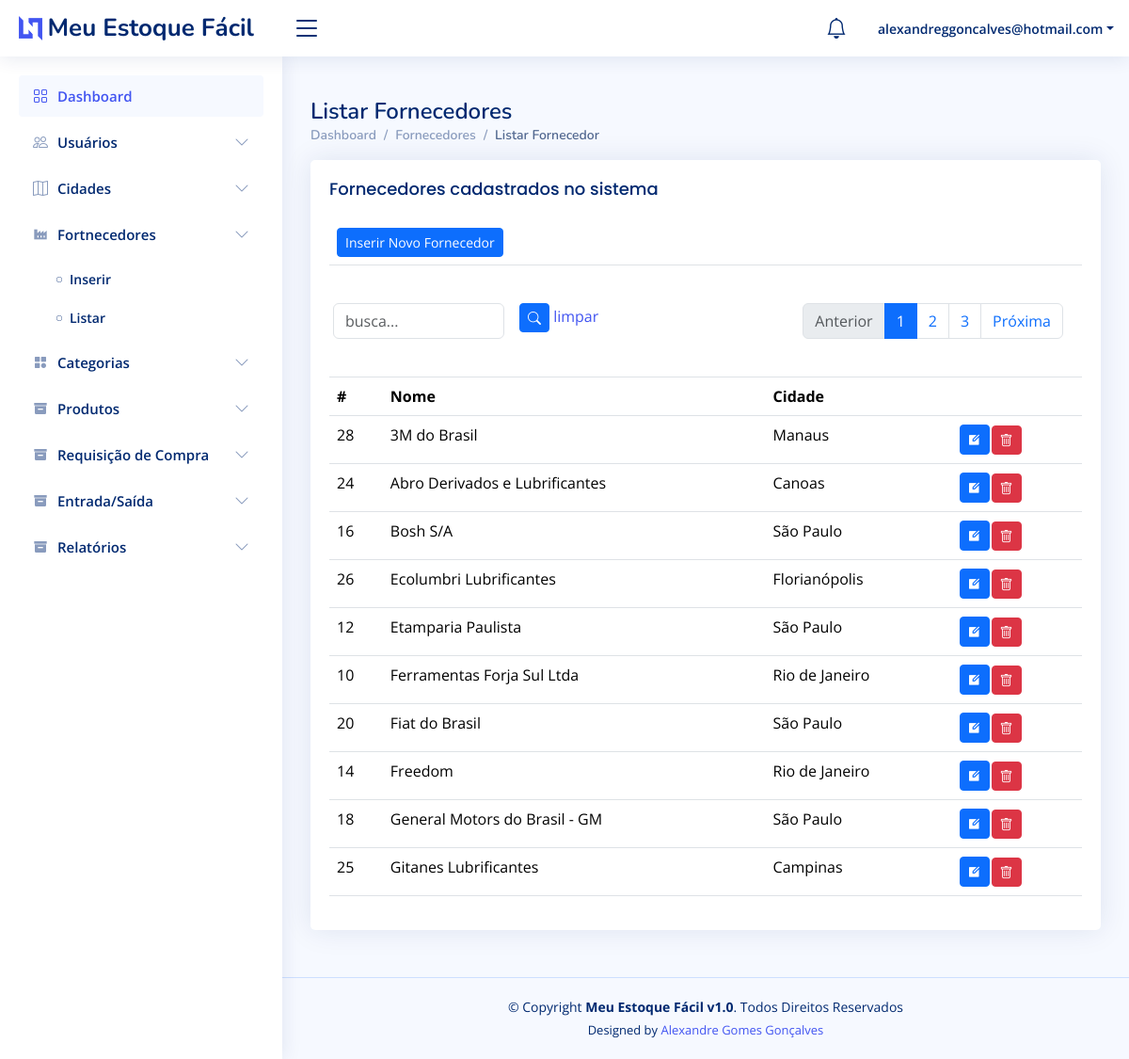
Screenshot of /fornecedor/listarFornecedores/ (signed in) with the database file from the repository.
### authuser/models.py (models this page shows, shortened)
class User(AbstractBaseUser, PermissionsMixin):
    email = models.EmailField(blank=True, default='', unique=True)
    name  = models.CharField(max_length=255, blank=True, default='')
    is_active       = models.BooleanField(default=True)
    is_superuser    = models.BooleanField(default=True)
    is_staff        = models.BooleanField(default=True)
    date_joined = models.DateTimeField(default=timezone.now)
    last_login  = models.DateTimeField(blank=True, null=True)
    objects = CustomUserManager()
    USERNAME_FIELD  = 'email'
    EMAIL_FIELD     = 'email'
    REQUIRED_FIELDS = []
    class Meta:
        verbose_name        = 'User'
        verbose_name_plural = 'Users'

### fornecedor/models.py (models this page shows, shortened)
class Fornecedor(models.Model):
    idFornecedor    = models.AutoField(primary_key=True)
    nomeFornecedor  = models.CharField(max_length=255)
    idCidade        = models.ForeignKey(Cidade, blank=True, null=True, on_delete=models.CASCADE)
    created_at      = models.DateTimeField(auto_now_add=True)
    updated_at      = models.DateTimeField(auto_now=True)
    class Meta:
        ordering = ['-nomeFornecedor']

### cidade/models.py (models this page shows, shortened)
class Cidade(models.Model):
    idCidade        = models.AutoField(primary_key=True)
    nomeCidade      = models.CharField(max_length=255)
    estado          = models.CharField(max_length=2)
    created_at      = models.DateTimeField(auto_now_add=True)
    updated_at      = models.DateTimeField(auto_now=True)
    class Meta:
        ordering = ['-nomeCidade']
    def __str__(self):
        return self.nomeCidade

### fornecedor/views.py (the view)
# urls.py: path('listarFornecedores/', views.listarFornecedores, name='listarFornecedores'),
@login_required(login_url='/sistema/login/')
def listarFornecedores(request):
    if request.method == 'POST':
        Fornecedor.objects.filter(idFornecedor=request.POST.get('idFornecedor')).delete()
        return redirect('listarFornecedores')
    busca = request.GET.get('busca')
    if busca:
        fornecedores = Fornecedor.objects.filter(nomeFornecedor__icontains=busca).order_by('nomeFornecedor')
    else:
        fornecedores = Fornecedor.objects.all().order_by('nomeFornecedor')
    fornecedor_paginator = Paginator(fornecedores, 10)
    page_num = request.GET.get('page')
    page = fornecedor_paginator.get_page(page_num)
    return render(request, 'listarFornecedores.html', { 'page': page })

### fornecedor/templates/listarFornecedores.html (shortened to what this page needs)
{% extends 'base.html' %}
{% load static %}
{% block navbar %}
    {% include 'sidebar.html' %}
{% endblock %}
{% block content %}
    {% block header %}
        {% include 'header.html' %}
    {% endblock %}
    <main id="main" class="main">
        <div class="pagetitle">
            <h1>Listar Fornecedores</h1>
            <nav>
                <ol class="breadcrumb">
                    <li class="breadcrumb-item"><a href="/dashboard/">Dashboard</a></li>
                    <li class="breadcrumb-item">Fornecedores</li>
                    <li class="breadcrumb-item active">Listar Fornecedor</li>
                </ol>
            </nav>
        </div>
        <section class="section">
            <div class="row">
                <div class="col-lg-12">
                    <div class="card">
                        <div class="card-body">
                            <h5 class="card-title">Fornecedores cadastrados no sistema</h5>
                            <table class="table table-hover">
                                <thead>
                                    <tr>
                                        <td colspan="4">
                                            <a href="/fornecedor/inserirFornecedor">
                                                <button class="btn btn-sm btn-primary">Inserir Novo Fornecedor</button>
                                            </a>
                                        </td>
                                    </tr>
                                    <tr>
                                        <td colspan="4">
                                            <div class="row mb-3">
                                                <form class="row g-3">
                                                    <form action="" method="GET">
                                                        <div class="col-md-3">
                                                            <input type="text" class="form-control" id="busca" name="busca" value="{{request.GET.busca}}" placeholder="busca...">
                                                        </div>
                                                        <div class="col-md-3">
                                                            <button type="submit" class="btn btn-sm btn-primary"><i class="bi bi-search"></i></button>
                                                            <a href="/fornecedor/listarFornecedores">limpar</a>
                                                        </div>
                                                        <div class="col-md-6">
                                                            <div class="page-links">
                                                                <nav aria-label="...">
                                                                    <ul class="pagination justify-content-end">
                                                                    {% if page.has_previous %}
                                                                        <li class="page-item">
                                                                            <a class="page-link" href="/fornecedor/listarFornecedores/?page={{page.previous_page_number}}&busca={{request.GET.busca}}" tabindex="-1">Anterior</a>
                                                                        </li>
                                                                    {% else %}
                                                                        <li class="page-item disabled">
                                                                            <a class="page-link" href="#" tabindex="-1" aria-disabled="true">Anterior</a>
                                                                        </li>
                                                                    {% endif %}
                                                                    {% for pageNum in page.paginator.page_range %}
                                                                        {% if page.number == pageNum %}
                                                                            <li class="page-item active"><a class="page-link" href="#">{{pageNum}}</a></li>
                                                                        {% else %}
                                                                            <li class="page-item"><a class="page-link" href="/fornecedor/listarFornecedores/?page={{pageNum}}&busca={{request.GET.busca}}">{{pageNum}}</a></li>
                                                                        {% endif %}
                                                                    {% endfor %}
                                                                    {% if page.has_next %}
                                                                        <li class="page-item">
                                                                            <a class="page-link" href="/fornecedor/listarFornecedores/?page={{page.next_page_number}}&busca={{request.GET.busca}}">Próxima</a>
                                                                        </li>
                                                                    {% else %}
                                                                        <li class="page-item disabled">
                                                                            <a class="page-link" href="#" aria-disabled="true">Próxima</a>
                                                                        </li>
                                                                    {% endif %}
                                                                    </ul>
                                                                </nav>
                                                            </div>
                                                        </div>
                                                    </form>
                                                </div>
                                            </div>
                                    <tr>
                                        <th scope="col">#</th>
                                        <th scope="col">Nome</th>
                                        <th scope="col">Cidade</th>
                                        <th></th>
                                    </tr>
                                <tbody>
                                    {% for fornecedor in page.object_list %}
                                    <tr>
                                        <td scope="col">{{fornecedor.idFornecedor}}</td>
                                        <td scope="col">{{fornecedor.nomeFornecedor}}</td>
                                        <td scope="col">{{fornecedor.idCidade}}</td>
                                        <td>
                                            <table>
                                                <tr>
                                                    <td>
                                                        <a href="/fornecedor/editarFornecedor/{{fornecedor.idFornecedor}}">
                                                            <button class="btn btn-sm btn-primary" alt="editar"><i class="ri-edit-box-fill"></i></button>
                                                        </a>
                                                    </td>
                                                    <td>
                                                        <form action="" method="post">
                                                            <button type="button" class="btn btn-danger btn-sm" data-bs-toggle="modal" data-bs-target="#delete{{fornecedor.idFornecedor}}"><i class="bi bi-trash"></i></button>
                                                        </form>
                                                    </td>
                                                </tr>
                                            </table>
                                        </td>
                                    </tr>
                                    {% endfor %}
                                </tbody>
                        </div>
                    </div>
                </div>
        </section>
    </main>
{% endblock %}

### sistema/templates/header.html (shortened to what this page needs)
{% load static %}
  <header id="header" class="header fixed-top d-flex align-items-center">
    <div class="d-flex align-items-center justify-content-between">
      <a href="/" class="logo d-flex align-items-center">
        <img src="{% static 'img/logo.png' %}" alt="">
        <span class="d-none d-lg-block">Meu Estoque Fácil</span>
      </a>
      <i class="bi bi-list toggle-sidebar-btn"></i>
    </div>
    <nav class="header-nav ms-auto">
      <ul class="d-flex align-items-center">
        <li class="nav-item dropdown">
          <a class="nav-link nav-icon" href="#" data-bs-toggle="dropdown">
            <i class="bi bi-bell"></i>
          </a>
        </li>
        <li class="nav-item dropdown pe-3">
          <a class="nav-link nav-profile d-flex align-items-center pe-0" href="#" data-bs-toggle="dropdown">
            <span class="d-none d-md-block dropdown-toggle ps-2">{{request.user}}</span>
          </a>
        </li>
      </ul>
    </nav>
  </header>

### assets/css/style.css (style rules this page uses)
:root { scroll-behavior: smooth; }
body { font-family: "Open Sans", sans-serif; background: #f6f9ff; color: #444444; }
a { color: #4154f1; text-decoration: none; }
h1, h2, h3, h4, h5, h6 { font-family: "Nunito", sans-serif; }
#main { margin-top: 60px; padding: 20px 30px; transition: all 0.3s; }
.pagetitle { margin-bottom: 10px; }
.pagetitle h1 { font-size: 24px; margin-bottom: 0; font-weight: 600; color: #012970; }
.card { margin-bottom: 30px; border: none; border-radius: 5px; box-shadow: 0px 0 30px rgba(1, 41, 112, 0.1); }
.card-title { padding: 20px 0 15px 0; font-size: 18px; font-weight: 500; color: #012970; font-family: "Poppins", sans-serif; }
.card-body { padding: 0 20px 20px 20px; }
.breadcrumb { font-size: 14px; font-family: "Nunito", sans-serif; color: #899bbd; font-weight: 600; }
.breadcrumb a { color: #899bbd; transition: 0.3s; }
.breadcrumb .breadcrumb-item::before { color: #899bbd; }
.breadcrumb .active { color: #51678f; font-weight: 600; }
.logo { line-height: 1; }
@media (min-width: 1200px) { .logo { width: 280px; } }
.logo img { max-height: 26px; margin-right: 6px; }
.logo span { font-size: 26px; font-weight: 700; color: #012970; font-family: "Nunito", sans-serif; }
.header { transition: all 0.5s; z-index: 997; height: 60px; box-shadow: 0px 2px 20px rgba(1, 41, 112, 0.1); background-color: #fff; padding-left: 20px; }
.header .toggle-sidebar-btn { font-size: 32px; padding-left: 10px; cursor: pointer; color: #012970; }
.header-nav ul { list-style: none; }
.header-nav>ul { margin: 0; padding: 0; }
.header-nav .nav-icon { font-size: 22px; color: #012970; margin-right: 25px; position: relative; }
.header-nav .nav-profile { color: #012970; }
.header-nav .nav-profile span { font-size: 14px; font-weight: 600; }
@media (min-width: 1200px) { #main, #footer { margin-left: 300px; } }

### rows the page displays
User: user "alexandreggoncalves@hotmail.com"
Fornecedor: idFornecedor "28", nomeFornecedor "3M do Brasil", idCidade "Manaus"
Fornecedor: idFornecedor "24", nomeFornecedor "Abro Derivados e Lubrificantes", idCidade "Canoas"
Fornecedor: idFornecedor "16", nomeFornecedor "Bosh S/A", idCidade "São Paulo"
Fornecedor: idFornecedor "26", nomeFornecedor "Ecolumbri Lubrificantes", idCidade "Florianópolis"
Fornecedor: idFornecedor "12", nomeFornecedor "Etamparia Paulista", idCidade "São Paulo"
Fornecedor: idFornecedor "10", nomeFornecedor "Ferramentas Forja Sul Ltda", idCidade "Rio de Janeiro"
Fornecedor: idFornecedor "20", nomeFornecedor "Fiat do Brasil", idCidade "São Paulo"
Fornecedor: idFornecedor "14", nomeFornecedor "Freedom", idCidade "Rio de Janeiro"
Fornecedor: idFornecedor "18", nomeFornecedor "General Motors do Brasil - GM", idCidade "São Paulo"
Fornecedor: idFornecedor "25", nomeFornecedor "Gitanes Lubrificantes", idCidade "Campinas"

### other values shown
{{ pageNum }} "1"
{{ pageNum }} "2" "3"
